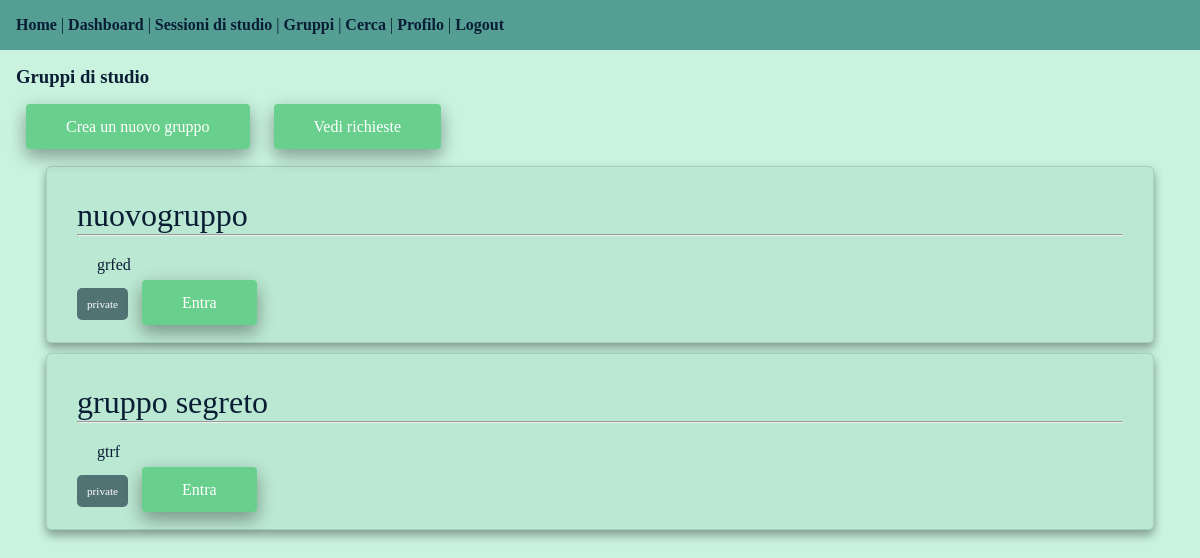
/groups/ (signed in), run on an earlier commit of the app's database.
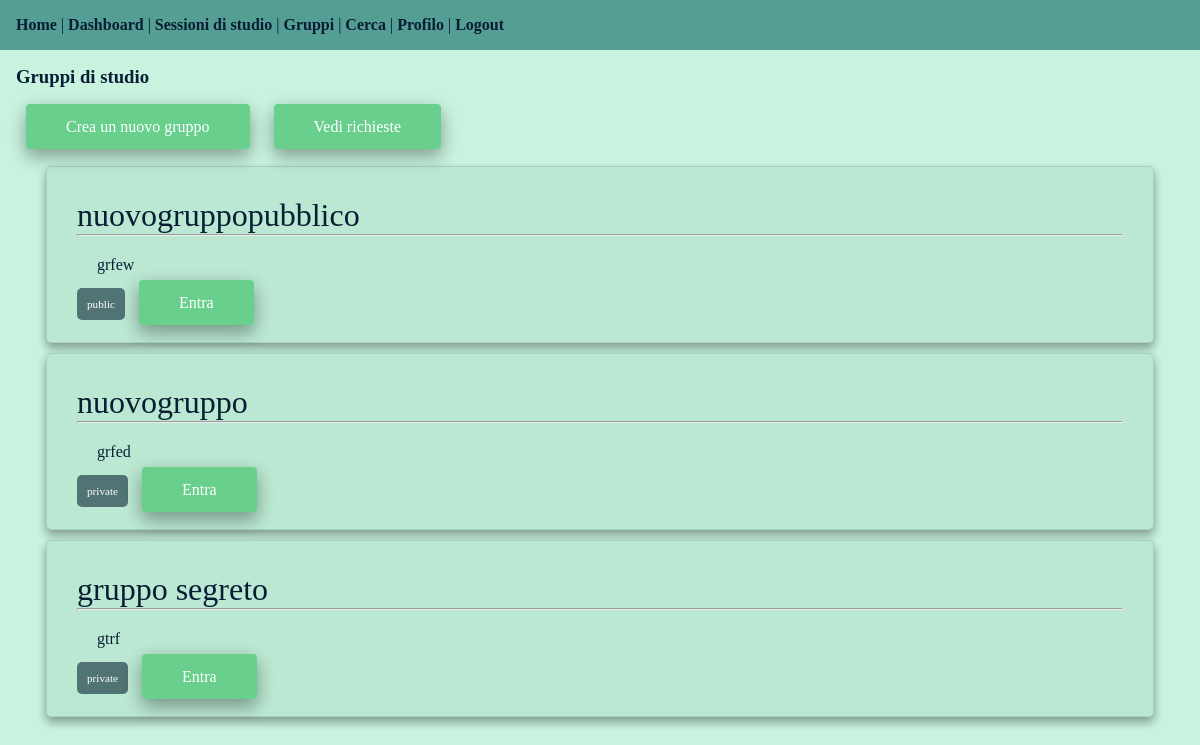
And on a later commit of the database.
### groups/models.py (models this page shows, shortened)
class StudyGroup(models.Model):
    PRIVACY_CHOICES = (('public', 'Public') , ('private', 'Private') )
    name = models.CharField(max_length=100)
    description = models.TextField()
    creator = models.ForeignKey(settings.AUTH_USER_MODEL, on_delete=models.CASCADE, related_name='created_group')
    privacy = models.CharField(max_length=10, choices=PRIVACY_CHOICES, default='public')
    members = models.ManyToManyField(settings.AUTH_USER_MODEL, through='GroupMembership', related_name='study_groups', blank=True)
    created_at = models.DateTimeField(auto_now_add=True)

### groups/views.py (the view)
# urls.py: path('', views.group_list, name="group_list"),
@login_required
def group_list(request):
    groups = StudyGroup.objects.filter(groupmembership__user = request.user).order_by('-created_at')
    public_groups = StudyGroup.objects.filter(privacy = 'public').exclude(groupmembership__user = request.user)
    return render(request, 'groups/group_list.html', {'groups': groups, 'public_groups': public_groups})

### groups/templates/groups/group_list.html (shortened to what this page needs)
{% extends "users/dashboard.html" %}
{% block content%}
<div class="group-list-container">
    <h3>Gruppi di studio</h3>
    <div class="add-group">
        <a href="{% url 'groups:create_group' %}" class="main-buttons">Crea un nuovo gruppo</a>
        <a href="{% url 'groups:my_invites' %}" class="main-buttons">Vedi richieste</a>
    </div>
    {%if groups%}
        {% for group in groups %}
        <div class="group">
            <a href="{% url 'groups:group_details' group.id %}" class="group-name">{{ group.name }}</a>
            <hr>
            <p class="group-description">{{ group.description }}</p>
            <span class="privacy-badge">{{ group.privacy}}</span>
            <a href="{% url 'groups:group_details' group.id %}" class="main-buttons">Entra</a>
        </div>
        {% endfor %}
    {% else %}
        <h4>Nessun gruppo disponibile</h4>
    {% endif %}
</div>
{%endblock%}

What changed in the data, as far as the page shows it:
added StudyGroup: name "nuovogruppopubblico", description "grfew", privacy "public"
